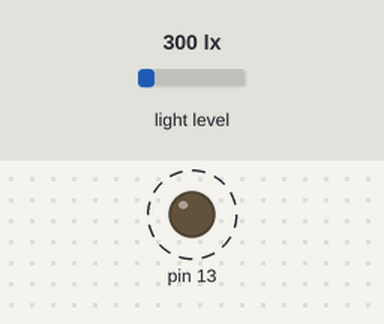
A sketch run on a simulated Arduino Leonardo, built with avr-gcc and run on an emulated ATmega32U4. Shown: output pins drawn as LEDs (lit = HIGH). Wiring (inferred from the names in the program): BH1750 light sensor at I2C address 0x23. Dashed ring = blinking. The test bench sets the inputs (shaded band); at power-on: light level 300 lx. What the sketch prints to the serial monitor is not drawn.

Above: at 0.12 s.
Timing chart, 0 to 3.0 s (numbered marks = the images above):
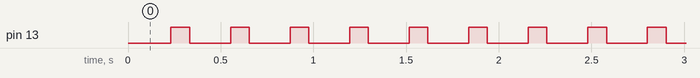

Measured:
- by itself, pin 13: alternates HIGH for 0.10 s and LOW for 0.22 s

The sketch:

gy30.ino
```cpp
#include <Wire.h>

// GY-30

// BH1750FVI

// in ADDR 'L' mode 7bit addr

#define ADDR 0b0100011

// addr 'H' mode

// #define ADDR 0b1011100


void setup() {

  // put your setup code here, to run once:

  Serial.begin(9600);

  while (!Serial) {

    ; // wait for serial port to connect. Needed for Leonardo only

  }

  Wire.begin();

  pinMode(13, OUTPUT);


  Wire.beginTransmission(ADDR);

  Wire.write(0b00000001);

  Wire.endTransmission();


}


void loop() {

  // put your main code here, to run repeatedly:

  int val = 0;


  // reset

  Wire.beginTransmission(ADDR);

  Wire.write(0b00000111);

  Wire.endTransmission();

  digitalWrite(13, LOW);

  delay(100);


  Wire.beginTransmission(ADDR);

  Wire.write(0b00010000);//change to continuously H-Resolution Mode

  Wire.endTransmission();


  // typical read delay 120ms

  delay(120);


  Wire.requestFrom(ADDR, 2); // 2byte every time


  for (val=0; Wire.available()>=1; ) {

    char c = Wire.read();

    //Serial.println(c, HEX);

    val = (val << 8) + (c & 0xFF);

  }

  val = val / 1.2;

  Serial.print("lx: ");

  Serial.println(val);


  Serial.println("OK");

  digitalWrite(13, HIGH);

  delay(100);


}
```
